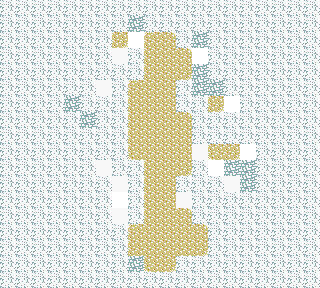

This game map was drawn from its Tiled (.tmx) file and the tilesets committed beside it. A one-line description and the full map source follow:
An orthogonal 20x18 tile map with 16x16 px tiles, 1 tile layer (Terrain), 6 hidden layers not drawn.

<map version="1.0" tiledversion="1.1.5" orientation="orthogonal" renderorder="left-up" width="20" height="18" tilewidth="16" tileheight="16" infinite="0" nextobjectid="8">
 <properties>
  <property name="unity:resource" type="bool" value="true" />
 </properties>
 <tileset firstgid="1" name="snower" tilewidth="16" tileheight="16" tilecount="204" columns="12">
  <image source="../Tilesets/snowy day.png" width="192" height="272" />
  <tile id="40">
   <properties>
    <property name="Log" type="bool" value="true" />
   </properties>
  </tile>
  <tile id="42" type="Trunk">
   <properties>
    <property name="Loog" type="bool" value="true" />
   </properties>
  </tile>
 </tileset>
 <layer name="Terrain" width="20" height="18">
  <properties>
   <property name="unity:sortingLayerName" value="Ground" />
  </properties>
  <data encoding="csv">
2,2,2,2,2,2,2,2,2,2,2,2,2,2,2,2,2,2,2,2,
2,2,2,2,2,2,2,2,3,2,2,2,2,2,2,2,2,2,2,2,
2,2,2,2,2,2,2,62,75,49,50,2,3,2,2,2,2,2,2,2,
2,2,2,2,2,2,2,1,2,51,51,50,86,2,2,2,2,2,2,2,
2,2,2,2,2,2,2,2,2,51,51,62,3,2,2,2,2,2,2,2,
2,2,2,2,2,2,1,2,49,51,51,2,3,3,2,2,2,2,2,2,
2,2,2,2,3,2,2,2,51,51,51,2,2,62,86,2,2,2,2,2,
2,2,2,2,2,3,2,2,51,51,51,50,2,2,2,2,2,2,2,2,
2,2,2,2,2,2,2,2,51,51,51,51,2,2,2,2,2,2,2,2,
2,2,2,2,2,2,2,2,61,51,51,51,1,61,62,86,2,2,2,2,
2,2,2,2,2,2,1,2,2,51,51,62,2,73,3,3,2,2,2,2,
2,2,2,2,2,2,2,1,2,51,51,2,2,2,1,3,2,2,2,2,
2,2,2,2,2,2,2,86,2,51,51,1,2,2,2,2,2,2,2,2,
2,2,2,2,2,2,2,1,2,51,51,50,2,2,2,2,2,2,2,2,
2,2,2,2,2,2,2,2,49,51,51,51,50,2,2,2,2,2,2,2,
2,2,2,2,2,2,2,2,51,51,51,51,62,2,2,2,2,2,2,2,
2,2,2,2,2,2,2,2,3,61,62,2,2,2,2,2,2,2,2,2,
2,2,2,2,2,2,2,2,2,2,2,2,2,2,2,2,2,2,2,2
</data>
 </layer>
 <layer name="Blocks" width="20" height="18" visible="0" opacity="0.51">
  <properties>
   <property name="unity:ignore" type="bool" value="true" />
  </properties>
  <data encoding="csv">
30,30,30,30,30,30,30,30,30,0,0,30,30,30,30,30,30,30,30,30,
30,30,30,30,30,30,30,30,30,0,0,30,30,30,30,30,30,30,30,30,
30,30,30,30,30,0,30,0,30,0,0,0,30,30,30,30,30,30,30,30,
30,30,30,30,30,30,0,0,0,0,0,0,30,30,30,30,30,30,30,30,
30,30,30,30,30,0,0,0,0,0,0,0,0,30,30,30,30,30,30,30,
30,30,30,0,30,0,30,30,0,0,0,30,0,0,30,30,30,30,30,30,
30,30,30,30,0,0,0,30,0,0,0,30,30,0,30,30,30,30,30,30,
30,30,30,30,30,0,0,0,0,0,0,0,30,30,30,30,30,30,30,30,
30,30,30,30,0,0,0,0,0,0,0,0,43,30,30,30,30,30,30,30,
30,30,30,30,30,30,30,0,0,0,0,0,0,0,0,30,30,30,30,30,
30,30,30,0,0,30,43,0,0,0,0,0,30,30,0,0,30,30,30,30,
30,30,30,30,30,30,0,43,0,0,0,30,30,30,0,0,30,30,30,30,
30,30,30,30,30,0,30,30,0,0,0,0,30,30,30,30,30,30,30,30,
30,30,30,30,30,30,30,0,0,0,0,0,0,30,30,30,30,30,30,30,
30,30,30,30,30,30,30,0,0,0,0,0,0,30,30,30,30,30,30,30,
30,30,30,30,30,30,30,30,0,0,0,0,0,30,30,30,30,30,30,30,
30,30,30,30,30,30,30,30,0,0,0,0,30,0,30,30,30,30,30,30,
30,30,30,30,30,30,30,30,30,0,0,30,30,30,30,30,30,30,30,30
</data>
 </layer>
 <layer name="WestFaces" width="20" height="18" visible="0">
  <properties>
   <property name="unity:ignore" type="bool" value="true" />
  </properties>
  <data encoding="csv">
0,0,0,0,0,0,0,0,0,0,0,0,0,0,0,0,0,0,0,0,
0,0,0,0,0,0,0,0,0,0,0,0,0,0,0,0,0,0,0,0,
0,0,0,0,0,0,0,0,0,0,0,0,0,0,0,0,0,0,0,0,
0,0,0,0,0,0,0,0,0,0,0,0,0,0,0,0,0,0,0,0,
0,0,0,0,0,0,0,0,0,0,0,0,0,0,0,0,0,0,0,0,
0,0,0,0,0,0,0,0,0,0,0,0,0,0,0,0,0,0,0,0,
0,0,0,0,0,0,0,0,0,0,0,0,0,0,0,0,0,0,0,0,
0,0,0,0,0,0,0,0,0,0,0,0,0,0,0,0,0,0,0,0,
0,0,0,0,0,0,0,0,0,0,0,0,0,0,0,0,0,0,0,0,
0,0,0,0,0,0,0,0,0,0,0,0,0,0,0,0,0,0,0,0,
0,0,0,0,0,0,0,0,0,0,0,0,0,0,0,0,0,0,0,0,
0,0,0,0,0,0,0,0,0,0,0,0,0,0,0,0,0,0,0,0,
0,0,0,0,0,0,0,0,0,0,0,0,0,0,0,0,0,0,0,0,
0,0,0,0,0,0,0,0,0,0,0,0,0,0,0,0,0,0,0,0,
0,0,0,0,0,0,0,0,0,0,0,0,0,0,0,0,0,0,0,0,
0,0,0,0,0,0,0,0,0,0,0,0,0,0,0,0,0,0,0,0,
0,0,0,0,0,0,0,0,0,0,0,0,0,0,0,0,0,0,0,0,
0,0,0,0,0,0,0,0,0,0,0,0,0,0,0,0,0,0,0,0
</data>
 </layer>
 <layer name="EastFaces" width="20" height="18" visible="0">
  <properties>
   <property name="unity:ignore" type="bool" value="true" />
  </properties>
  <data encoding="csv">
0,0,0,0,0,0,0,0,0,0,0,0,0,0,0,0,0,0,0,0,
0,0,0,0,0,0,0,0,0,0,0,0,0,0,0,0,0,0,0,0,
0,0,0,0,0,0,0,0,0,0,0,0,0,0,0,0,0,0,0,0,
0,0,0,0,0,0,0,0,0,0,0,0,0,0,0,0,0,0,0,0,
0,0,0,0,0,0,0,0,0,0,0,0,0,0,0,0,0,0,0,0,
0,0,0,0,0,0,0,0,0,0,0,0,0,0,0,0,0,0,0,0,
0,0,0,0,0,0,0,0,0,0,0,0,0,0,0,0,0,0,0,0,
0,0,0,0,0,0,0,0,0,0,0,0,0,0,0,0,0,0,0,0,
0,0,0,0,0,0,0,0,0,0,0,0,0,0,0,0,0,0,0,0,
0,0,0,0,0,0,0,0,0,0,0,0,0,0,0,0,0,0,0,0,
0,0,0,0,0,0,0,0,0,0,0,0,0,0,0,0,0,0,0,0,
0,0,0,0,0,0,0,0,0,0,0,0,0,0,0,0,0,0,0,0,
0,0,0,0,0,0,0,0,0,0,0,0,0,0,0,0,0,0,0,0,
0,0,0,0,0,0,0,0,0,0,0,0,0,0,0,0,0,0,0,0,
0,0,0,0,0,0,0,0,0,0,0,0,0,0,0,0,0,0,0,0,
0,0,0,0,0,0,0,0,0,0,0,0,0,0,0,0,0,0,0,0,
0,0,0,0,0,0,0,0,0,0,0,0,0,0,0,0,0,0,0,0,
0,0,0,0,0,0,0,0,0,0,0,0,0,0,0,0,0,0,0,0
</data>
 </layer>
 <layer name="SouthFaces" width="20" height="18" visible="0">
  <properties>
   <property name="unity:ignore" type="bool" value="true" />
  </properties>
  <data encoding="csv">
0,0,0,0,0,0,0,0,0,0,0,0,0,0,0,0,0,0,0,0,
0,0,0,0,0,0,0,0,0,0,0,0,0,0,0,0,0,0,0,0,
0,0,0,0,0,0,0,0,0,0,0,0,0,0,0,0,0,0,0,0,
0,0,0,0,0,0,0,0,0,0,0,0,0,0,0,0,0,0,0,0,
0,0,0,0,0,0,0,0,0,0,0,0,0,0,0,0,0,0,0,0,
0,0,0,0,0,0,0,0,0,0,0,0,0,0,0,0,0,0,0,0,
0,0,0,0,0,0,0,0,0,0,0,0,0,0,0,0,0,0,0,0,
0,0,0,0,0,0,0,0,0,0,0,0,0,0,0,0,0,0,0,0,
0,0,0,0,0,0,0,0,0,0,0,0,0,0,0,0,0,0,0,0,
0,0,0,0,0,0,0,0,0,0,0,0,0,0,0,0,0,0,0,0,
0,0,0,0,0,0,0,0,0,0,0,0,0,0,0,0,0,0,0,0,
0,0,0,0,0,0,0,0,0,0,0,0,0,0,0,0,0,0,0,0,
0,0,0,0,0,0,0,0,0,0,0,0,0,0,0,0,0,0,0,0,
0,0,0,0,0,0,0,0,0,0,0,0,0,0,0,0,0,0,0,0,
0,0,0,0,0,0,0,0,0,0,0,0,0,0,0,0,0,0,0,0,
0,0,0,0,0,0,0,0,0,0,0,0,0,0,0,0,0,0,0,0,
0,0,0,0,0,0,0,0,0,0,0,0,0,0,0,0,0,0,0,0,
0,0,0,0,0,0,0,0,0,0,0,0,0,0,0,0,0,0,0,0
</data>
 </layer>
 <layer name="NorthFaces" width="20" height="18" visible="0">
  <properties>
   <property name="unity:ignore" type="bool" value="true" />
  </properties>
  <data encoding="csv">
0,0,0,0,0,0,0,0,0,0,0,0,0,0,0,0,0,0,0,0,
0,0,0,0,0,0,0,0,0,0,0,0,0,0,0,0,0,0,0,0,
0,0,0,0,0,0,0,0,0,0,0,0,0,0,0,0,0,0,0,0,
0,0,0,0,0,0,0,0,0,0,0,0,0,0,0,0,0,0,0,0,
0,0,0,0,0,0,0,0,0,0,0,0,0,0,0,0,0,0,0,0,
0,0,0,0,0,0,0,0,0,0,0,0,0,0,0,0,0,0,0,0,
0,0,0,0,0,0,0,0,0,0,0,0,0,0,0,0,0,0,0,0,
0,0,0,0,0,0,0,0,0,0,0,0,0,0,0,0,0,0,0,0,
0,0,0,0,0,0,0,0,0,0,0,0,0,0,0,0,0,0,0,0,
0,0,0,0,0,0,0,0,0,0,0,0,0,0,0,0,0,0,0,0,
0,0,0,0,0,0,0,0,0,0,0,0,0,0,0,0,0,0,0,0,
0,0,0,0,0,0,0,0,0,0,0,0,0,0,0,0,0,0,0,0,
0,0,0,0,0,0,0,0,0,0,0,0,0,0,0,0,0,0,0,0,
0,0,0,0,0,0,0,0,0,0,0,0,0,0,0,0,0,0,0,0,
0,0,0,0,0,0,0,0,0,0,0,0,0,0,0,0,0,0,0,0,
0,0,0,0,0,0,0,0,0,0,0,0,0,0,0,0,0,0,0,0,
0,0,0,0,0,0,0,0,0,0,0,0,0,0,0,0,0,0,0,0,
0,0,0,0,0,0,0,0,0,0,0,0,0,0,0,0,0,0,0,0
</data>
 </layer>
 <layer name="TopFaces" width="20" height="18" visible="0">
  <data encoding="csv">
0,0,0,0,0,0,0,0,0,0,0,0,0,0,0,0,0,0,0,0,
0,0,0,0,0,0,0,0,0,0,0,0,0,0,0,0,0,0,0,0,
0,0,0,0,0,0,0,0,0,0,0,0,0,0,0,0,0,0,0,0,
0,0,0,0,0,0,0,0,0,0,0,0,0,0,0,0,0,0,0,0,
0,0,0,0,0,0,0,0,0,0,0,0,0,0,0,0,0,0,0,0,
0,0,0,0,0,0,0,0,0,0,0,0,0,0,0,0,0,0,0,0,
0,0,0,0,0,0,0,0,0,0,0,0,0,0,0,0,0,0,0,0,
0,0,0,0,0,0,0,0,0,0,0,0,0,0,0,0,0,0,0,0,
0,0,0,0,0,0,0,0,0,0,0,0,0,0,0,0,0,0,0,0,
0,0,0,0,0,0,0,0,0,0,0,0,0,0,0,0,0,0,0,0,
0,0,0,0,0,0,0,0,0,0,0,0,0,0,0,0,0,0,0,0,
0,0,0,0,0,0,0,0,0,0,0,0,0,0,0,0,0,0,0,0,
0,0,0,0,0,0,0,0,0,0,0,0,0,0,0,0,0,0,0,0,
0,0,0,0,0,0,0,0,0,0,0,0,0,0,0,0,0,0,0,0,
0,0,0,0,0,0,0,0,0,0,0,0,0,0,0,0,0,0,0,0,
0,0,0,0,0,0,0,0,0,0,0,0,0,0,0,0,0,0,0,0,
0,0,0,0,0,0,0,0,0,0,0,0,0,0,0,0,0,0,0,0,
0,0,0,0,0,0,0,0,0,0,0,0,0,0,0,0,0,0,0,0
</data>
 </layer>
</map>
